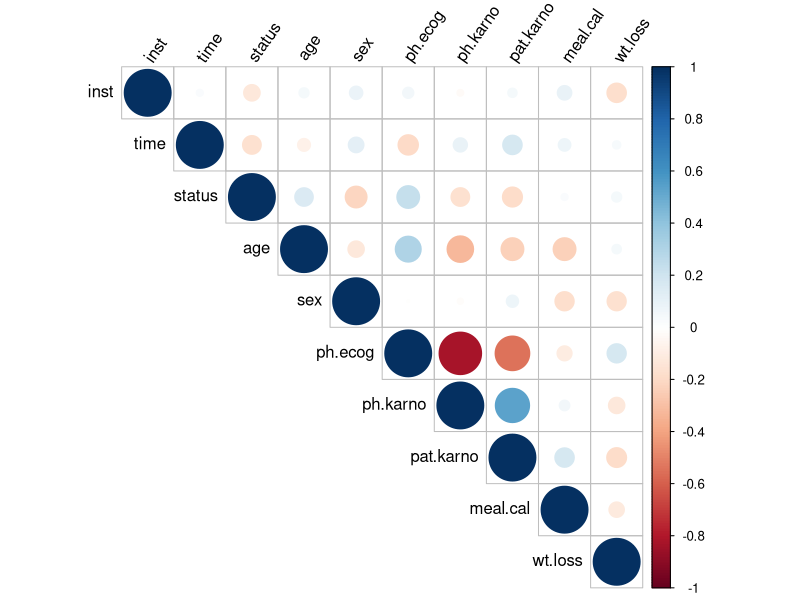
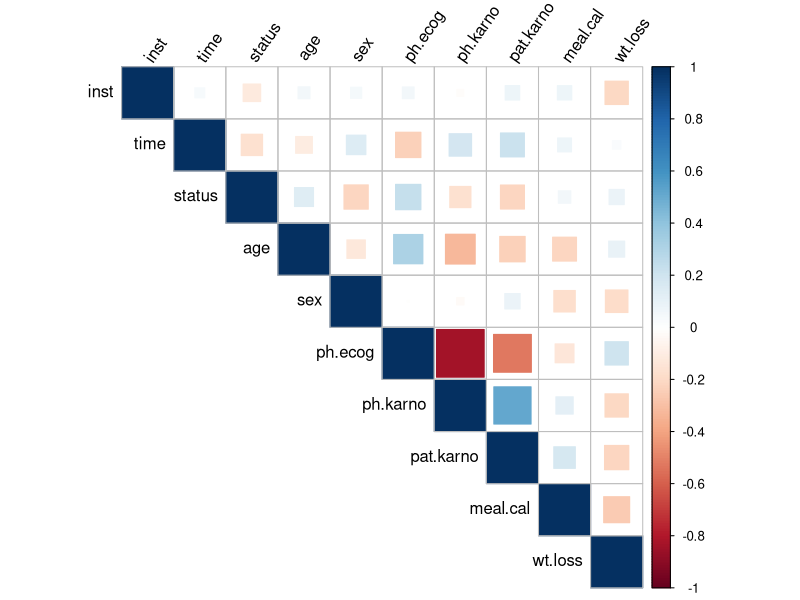

The R source for these figures, in order: (Note: this script raises an error after producing the figures.)
library(survival)
library(corrplot)

# Load the lung cancer dataset
data("lung")

# Handle missing values by removing rows with NA
lung_clean <- na.omit(lung)

# Calculate correlation matrices
cor_matrix_Pearson <- cor(lung_clean)
cor_matrix_Spearman <- cor(lung_clean, method = "spearman")

# Visualize correlation matrices
corrplot(cor_matrix_Pearson, method = "circle", type = "upper", tl.col = "black", tl.srt = 55)
corrplot(cor_matrix_Spearman, method = "square", type = "upper", tl.col = "black", tl.srt = 55)

# Function to find and display all correlations
find_all_correlations <- function(cor_matrix) {
  var_combinations <- combn(colnames(cor_matrix), 2)
  for (i in 1:ncol(var_combinations)) {
    var1 <- var_combinations[1, i]
    var2 <- var_combinations[2, i]
    correlation <- cor_matrix[var1, var2]
    cat(sprintf("Variables: %s and %s, Correlation: %.2f\n", var1, var2, correlation))
  }
}

cat("All correlations (Pearson):\n")
find_all_correlations(cor_matrix_Pearson)
cat("\nAll correlations (Spearman):\n")
find_all_correlations(cor_matrix_Spearman)

# Function to find and display strongly correlated pairs
find_strong_correlations <- function(cor_matrix, threshold = 0.7) {
  strong_pairs <- which(abs(cor_matrix) >= threshold, arr.ind = TRUE)
  strong_pairs <- strong_pairs[strong_pairs[, 1] < strong_pairs[, 2],]
  
  for (i in 1:nrow(strong_pairs)) {
    var1 <- colnames(cor_matrix)[strong_pairs[i, 1]]
    var2 <- colnames(cor_matrix)[strong_pairs[i, 2]]
    correlation <- cor_matrix[strong_pairs[i, 1], strong_pairs[i, 2]]
    cat(sprintf("Variables: %s and %s, Correlation: %.2f\n", var1, var2, correlation))
  }
}

find_strong_correlations(cor_matrix_Pearson)

# Create interactive scatter plots with color-coding
var_combinations <- combn(names(lung_clean), 2)
for (i in 1:ncol(var_combinations)) {
  var1 <- var_combinations[1, i]
  var2 <- var_combinations[2, i]
  plot(x = lung_clean[[var1]], y = lung_clean[[var2]], col = lung_clean$status)
  title(main = paste(var1, "vs.", var2))
}

# Section: Correlation Analysis
# This section has been added before the Regression Analysis section to explore relationships between variables.

